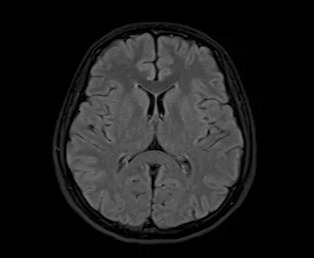
#> input picture archive/pred/pred0.jpg, 314 x 258 px, given in place of y0.jpg, which was not available
$ jupyter execute --allow-errors 'Total Code.ipynb'   (shell and % lines are left out)
#> lines starting #> are read from the running program, lines starting #| are printed output that depends on the picture; after the words box and inside, x2 and y2 are one past the last pixel; in counts of white or black regions, pixels touching at a corner belong together; pictures that were not available may be replaced by others from this repository, and a replacement may not be noted
[cell 1]
import tensorflow as tf
print("Num GPUs Available: ", len(tf.config.list_physical_devices('GPU')))
#> (this line was passed over: tensorflow is not available in this run)

[cell 2]
import os

# Define directory names
dir_names = ["yes", "no", "augmented data/yes", "augmented data/no"]

# Create directories
for dir_name in dir_names:
    os.makedirs(dir_name, exist_ok=True)

[cell 3]
import os
import tensorflow as tf
from tensorflow.keras.layers import Conv2D, Input, ZeroPadding2D, BatchNormalization, Activation, MaxPooling2D,AveragePooling2D, Flatten, Dense, Dropout
from tensorflow.keras.models import Model, load_model
from tensorflow.keras.callbacks import TensorBoard, ModelCheckpoint
from sklearn.model_selection import train_test_split
from sklearn.metrics import f1_score
from sklearn.utils import shuffle
import cv2
import imutils
import numpy as np
import matplotlib.pyplot as plt
import time
from os import listdir
import warnings
warnings.filterwarnings("ignore")

[cell 4]
from keras.preprocessing.image import ImageDataGenerator
from os import listdir
import time

[cell 5]
# Nicely formatted time string
def hms_string(sec_elapsed):
    h = int(sec_elapsed / (60 * 60))
    m = int((sec_elapsed % (60 * 60)) / 60)
    s = sec_elapsed % 60
    return f"{h}:{m}:{round(s,1)}"

[cell 6]
def augment_data(file_dir, n_generated_samples, save_to_dir):
    """
    Arguments:
        file_dir: A string representing the directory where images that we want to augment are found.
        n_generated_samples: A string representing the number of generated samples using the given image.
        save_to_dir: A string representing the directory in which the generated images will be saved.
    """

    from os import listdir

    data_gen = ImageDataGenerator(rotation_range=10,
                                  width_shift_range=0.1,
                                  height_shift_range=0.1,
                                  shear_range=0.1,
                                  brightness_range=(0.3, 1.0),
                                  horizontal_flip=True,
                                  vertical_flip=True,
                                  fill_mode='nearest'
                                 )


    for filename in listdir(file_dir):
        # load the image
        image = cv2.imread(file_dir+filename)
        # reshape the image
        image = image.reshape((1,)+image.shape)
        # prefix of the names for the generated sampels.
        save_prefix = 'aug_' + filename[:-4]
        # generate 'n_generated_samples' sample images
        i=0
        for batch in data_gen.flow(x=image, batch_size=1, save_to_dir=save_to_dir,
                                           save_prefix=save_prefix, save_format='jpg'):
            i += 1
            if i > n_generated_samples:
                break

[cell 7]
start_time = time.time()


# augment data for the examples with label equal to 'yes' representing tumurous examples
# D:\Brain tumor Detection\archive
augment_data(file_dir="D:/Brain tumor Detection/archive/yes/", n_generated_samples=2, save_to_dir="D:/Brain tumor Detection/augmented data/yes")
#> (the call stopped at in augment_data, `data_gen = ImageDataGenerator(rotation_range=10, width_shift_range=0.1..`: keras is not available in this run)
# augment data for the examples with label equal to 'no' representing non-tumurous examples
augment_data(file_dir="D:/Brain tumor Detection/archive/no/", n_generated_samples=2, save_to_dir="D:/Brain tumor Detection/augmented data/no")
#> (the call stopped at in augment_data, `data_gen = ImageDataGenerator(rotation_range=10, width_shift_range=0.1..`: keras is not available in this run)

end_time = time.time()
execution_time = (end_time - start_time)
print(f"Elapsed time: {hms_string(execution_time)}")

[cell 8]
def data_summary(main_path):

#> further down, ex_img is the input picture: shape (258, 314, 3); min 0, max 133, mean 29.2
    yes_path = main_path+'yes'
    no_path = main_path+'no'

    # number of files (images) that are in the the folder named 'yes' that represent tumorous (positive) examples
    m_pos = len(listdir(yes_path))
    # number of files (images) that are in the the folder named 'no' that represent non-tumorous (negative) examples
    m_neg = len(listdir(no_path))
    # number of all examples
    m = (m_pos+m_neg)

    pos_prec = (m_pos* 100.0)/ m
    neg_prec = (m_neg* 100.0)/ m

    print(f"Number of examples: {m}")
    print(f"Percentage of positive examples: {pos_prec}%, number of pos examples: {m_pos}")
    print(f"Percentage of negative examples: {neg_prec}%, number of neg examples: {m_neg}")

[cell 9]
data_summary("D:/Brain tumor Detection/augmented data/")

[cell 10]
def crop_brain_contour(image, plot=False):
  # Convert the image to grayscale, and blur it slightly
#> called with plot = True
    gray = cv2.cvtColor(image, cv2.COLOR_BGR2GRAY)
    gray = cv2.GaussianBlur(gray, (5, 5), 0)

    # Threshold the image, then perform a series of erosions +
    # dilations to remove any small regions of noise
    thresh = cv2.threshold(gray, 45, 255, cv2.THRESH_BINARY)[1]
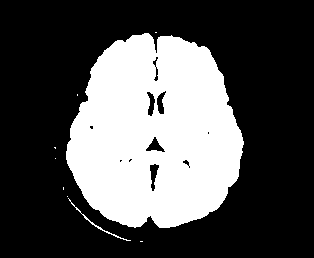
#> thresh: shape (258, 314); 32.1% white; 9 white regions (7 under 20 px), largest, box (x1, y1, x2, y2) and area: (66, 33, 244, 228) 25908, (68, 198, 131, 241) 116
    thresh = cv2.erode(thresh, None, iterations=2)
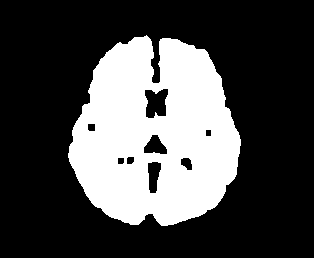
#> thresh: shape (258, 314); 28.8% white; 1 white region, box (x1, y1, x2, y2) and area: (68, 35, 241, 226) 23298
    thresh = cv2.dilate(thresh, None, iterations=2)
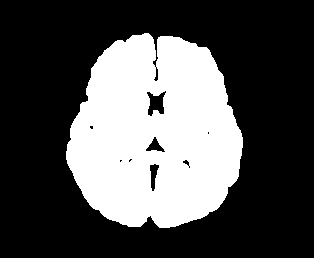
#> thresh: shape (258, 314); 31.9% white; 1 white region

    # Find contours in thresholded image, then grab the largest one
    cnts = cv2.findContours(thresh.copy(), cv2.RETR_EXTERNAL, cv2.CHAIN_APPROX_SIMPLE)
#> cnts = 1 contour; box (x1, y1, x2, y2) and area: (66, 33, 243, 228) 26116
    cnts = imutils.grab_contours(cnts)
    c = max(cnts, key=cv2.contourArea)
#> c = contour of 299 points, box (x1, y1, x2, y2) (66, 33, 243, 228), area 26116


    # Find the extreme points
    extLeft = tuple(c[c[:, :, 0].argmin()][0])
#> extLeft = (66, 151)
    extRight = tuple(c[c[:, :, 0].argmax()][0])
#> extRight = (242, 147)
    extTop = tuple(c[c[:, :, 1].argmin()][0])
#> extTop = (144, 33)
    extBot = tuple(c[c[:, :, 1].argmax()][0])
#> extBot = (159, 227)

    # crop new image out of the original image using the four extreme points (left, right, top, bottom)
    new_image = image[extTop[1]:extBot[1], extLeft[0]:extRight[0]]
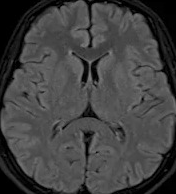
#> new_image: shape (194, 176, 3); min 0, max 133, mean 66.3

    if plot:
        plt.figure()

        plt.subplot(1, 2, 1)
        plt.imshow(image)

        plt.tick_params(axis='both', which='both',
                        top=False, bottom=False, left=False, right=False,
                        labelbottom=False, labeltop=False, labelleft=False, labelright=False)

        plt.title('Original Image')

        plt.subplot(1, 2, 2)
        plt.imshow(new_image)

        plt.tick_params(axis='both', which='both',
                        top=False, bottom=False, left=False, right=False,
                        labelbottom=False, labeltop=False, labelleft=False, labelright=False)

        plt.title('Cropped Image')

        plt.show()

    return new_image

[cell 11]
#In order to better understand what it's doing, let's grab an image from the dataset and apply this cropping function to see the result:
ex_img = cv2.imread('D:/Brain tumor Detection/archive/yes/y0.jpg')
ex_new_img = crop_brain_contour(ex_img, True)

[cell 12]
def load_data(dir_list, image_size):
    """
    Read images, resize and normalize them.
    Arguments:
        dir_list: list of strings representing file directories.
    Returns:
        X: A numpy array with shape = (#_examples, image_width, image_height, #_channels)
        y: A numpy array with shape = (#_examples, 1)
    """
#> called with image_size = (240, 240)

    # load all images in a directory
    X = []
    y = []
    image_width, image_height = image_size

    for directory in dir_list:
        for filename in listdir(directory):
            # load the image
            image = cv2.imread(directory + '/' + filename)
            # crop the brain and ignore the unnecessary rest part of the image
            image = crop_brain_contour(image, plot=False)
            # resize image
            image = cv2.resize(image, dsize=(image_width, image_height), interpolation=cv2.INTER_CUBIC)
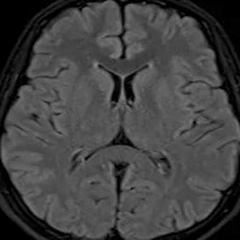
#> image: shape (240, 240, 3); min 0, max 136, mean 66.3
            # normalize values
            image = image / 255.
            # convert image to numpy array and append it to X
            X.append(image)
            # append a value of 1 to the target array if the image
            # is in the folder named 'yes', otherwise append 0.
            if directory[-3:] == 'yes':
                y.append([1])
            else:
                y.append([0])

    X = np.array(X)
    y = np.array(y)

    # Shuffle the data
    X, y = shuffle(X, y)
#> y = [0, 1]

    print(f'Number of examples is: {len(X)}')
#| Number of examples is: 2
    print(f'X shape is: {X.shape}')
#| X shape is: (2, 240, 240, 3)
    print(f'y shape is: {y.shape}')
#| y shape is: (2, 1)

    return X, y

[cell 13]
augmented_path = 'D:/Brain tumor Detection/augmented data/'

# augmented data (yes and no) contains both the original and the new generated examples
augmented_yes = augmented_path + 'yes'
augmented_no = augmented_path + 'no'

IMG_WIDTH, IMG_HEIGHT = (240, 240)

X, y = load_data([augmented_yes, augmented_no], (IMG_WIDTH, IMG_HEIGHT))
#> y = [0, 1]

[cell 14]
def plot_sample_images(X, y, n=50):
    """
    Plots n sample images for both values of y (labels).
    Arguments:
        X: A numpy array with shape = (#_examples, image_width, image_height, #_channels)
        y: A numpy array with shape = (#_examples, 1)
    """
#> called with X = array of shape (2, 240, 240, 3), y = array of shape (2, 1), n = 50

    for label in [0,1]:
        # grab the first n images with the corresponding y values equal to label
        images = X[np.argwhere(y == label)]
        n_images = images[:n]

        columns_n = 10
        rows_n = int(n/ columns_n)

        plt.figure(figsize=(20, 10))

        i = 1 # current plot
        for image in n_images:
            plt.subplot(rows_n, columns_n, i)
            plt.imshow(image[0])

            # remove ticks
            plt.tick_params(axis='both', which='both',
                            top=False, bottom=False, left=False, right=False,
                           labelbottom=False, labeltop=False, labelleft=False, labelright=False)

            i += 1

        label_to_str = lambda label: "Yes" if label == 1 else "No"
        plt.suptitle(f"Brain Tumor: {label_to_str(label)}")
        plt.show()

[cell 15]
plot_sample_images(X, y)

[cell 16]
import shutil

# Replace folder_path with the path of the folder you want to delete
folder_path = 'D:/Brain tumor Detection/archive/yes'
folder_path2 = 'D:/Brain tumor Detection/archive/no'
folder_path3 = 'D:/Brain tumor Detection/augmented data'

# Use shutil.rmtree() to delete the folder and all its contents
shutil.rmtree(folder_path)
shutil.rmtree(folder_path2)
shutil.rmtree(folder_path3)

[cell 17]
def split_data(X, y, test_size=0.2):

    """
    Splits data into training, development and test sets.
    Arguments:
        X: A numpy array with shape = (#_examples, image_width, image_height, #_channels)
        y: A numpy array with shape = (#_examples, 1)
    Returns:
        X_train: A numpy array with shape = (#_train_examples, image_width, image_height, #_channels)
        y_train: A numpy array with shape = (#_train_examples, 1)
        X_val: A numpy array with shape = (#_val_examples, image_width, image_height, #_channels)
        y_val: A numpy array with shape = (#_val_examples, 1)
        X_test: A numpy array with shape = (#_test_examples, image_width, image_height, #_channels)
        y_test: A numpy array with shape = (#_test_examples, 1)
    """
#> called with X = array of shape (2, 240, 240, 3), y = array of shape (2, 1), test_size = 0.3

    X_train, X_test_val, y_train, y_test_val = train_test_split(X, y, test_size=test_size)
#> y_train = [1]; y_test_val = [0]
    X_test, X_val, y_test, y_val = train_test_split(X_test_val, y_test_val, test_size=0.5)

    return X_train, y_train, X_val, y_val, X_test, y_test
